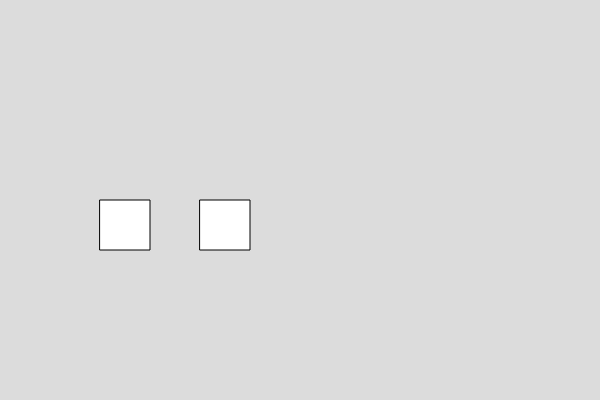
Frame 1 (no input)
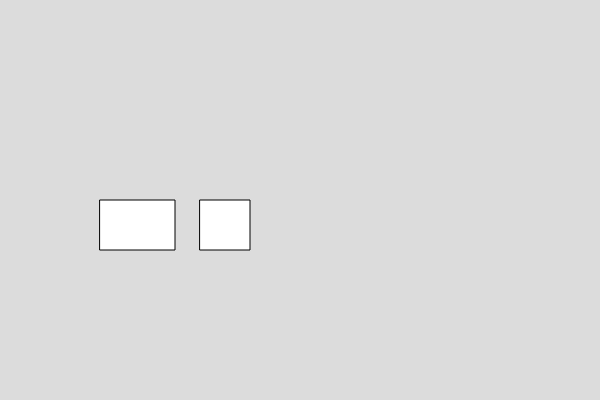
Frame 60 (no input)
Frame 120 (the mouse pressed at the canvas centre since frame 60): identical to frame 60, image omitted

The p5.js sketch that drew these frames (run headless with seeded random() and noise() and a simulated clock; from frame 60 on, the mouse is pressed at the canvas centre):

// p5.js sketch
// ── sketch.js

var box1;
var box2;

function setup() {
  createCanvas(600, 400);
 box1 = new Box()
 box2 = new Box()

}

function draw() {
  background(220);
  box1.show()
  box1.setWidth()

  box2.x= 200
  box2.show()
}


// ── box.js
class Box {
  constructor() {
    this.x = 100;
    this.y = 200
    this.w = 50;
    this.h = 50;
  }

  show() {
    rect(this.x, this.y, this.w, this.h)
  }

  //write function to set the width of the box
  setWidth() {

    this.w = 75;

  }
}
